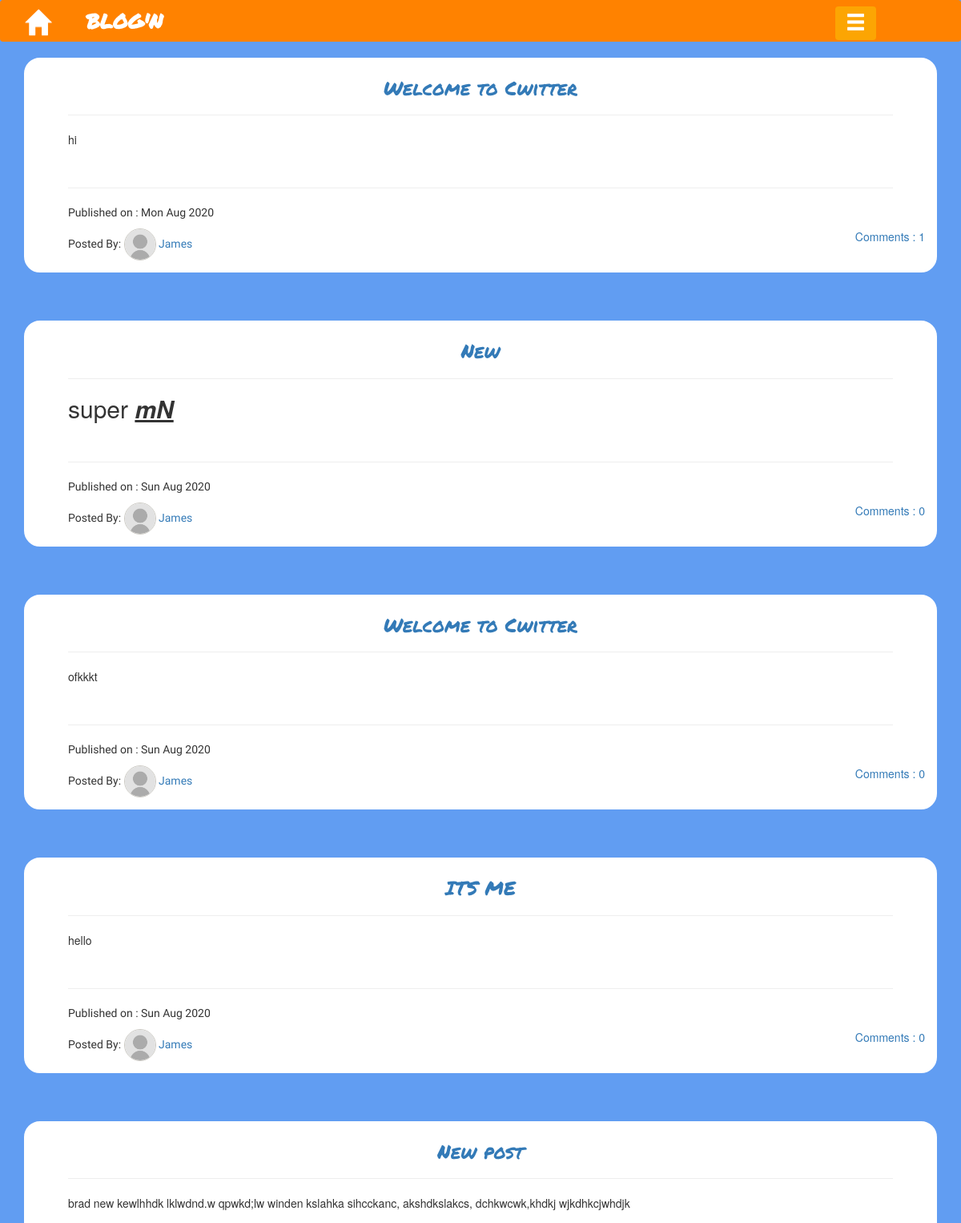
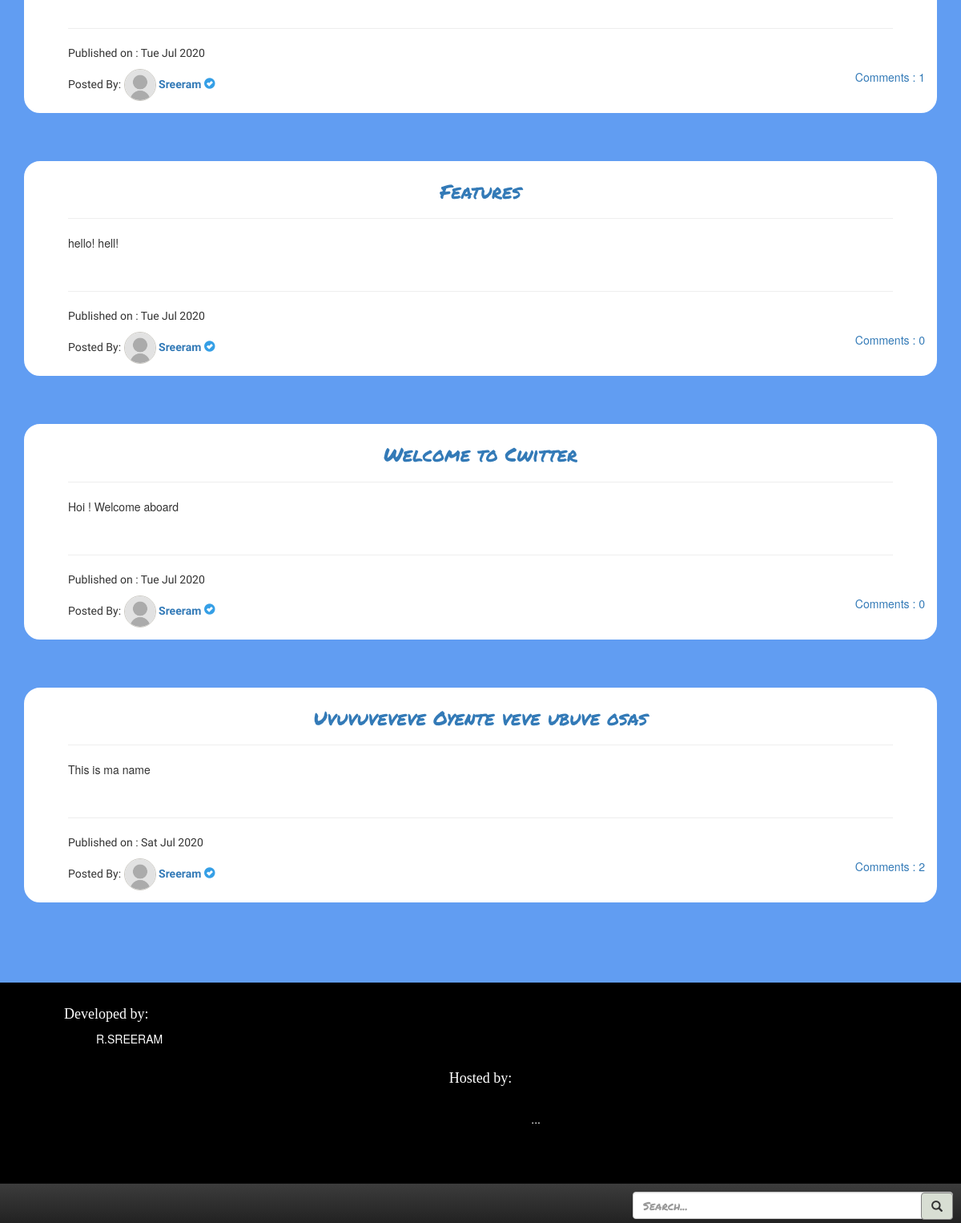
The app's page / (signed in) with its own data (2 pictures, top to bottom).
### blog/models.py (models this page shows, shortened)
class Post(models.Model):
    posted_by = models.ForeignKey(User,on_delete=models.CASCADE,null=True)
    title = models.CharField(max_length=200)
    text = models.TextField()
    create_date = models.DateTimeField(default=timezone.localtime)
    published_date = models.DateTimeField(blank=True,null=True)
    likes = models.ManyToManyField(User, related_name='likes', blank=True)
    objects = PostManager()
    def approved_comment(self):
        return self.comments.filter(approved_comment=True)

### blog/views.py (the view, shortened to what this page needs)
# urls.py: url(r"^$",views.HomeView.as_view(),name='home'),
class HomeView(ListView):
    model = Post
    template_name='blog/post_list.html'
    context_object_name = 'post_list'
    paginate_by = 20
    count = 0
    def get_context_data(self,*args,**kwargs):
        context = super().get_context_data(*args, **kwargs)
        context['count'] = self.count or 0
        context['query'] = self.request.GET.get('q')
        return context
    def get_queryset(self):
        request = self.request
        query = request.GET.get('q', None)
        return Post.objects.filter(published_date__lte=timezone.now()).order_by('-published_date')

### blog/models.py (called while the page is built)
    def get_queryset(self):
        return PostQuery(self.model,using = self._db)

### blog/templates/blog/post_list.html (shortened to what this page needs)
{% extends "blog/base.html" %}
{% load class_name %}
{% load static %}
{% block content %}
<nav class="navbar navbar-inverse navbar-fixed-bottom">
  <div class="container">
  <form method="GET" class="form-inline" action=".">
    <input id="id_q" name="q" class="form-control mr-sm-2" style="position:absolute;width:400px;right:10px;bottom:5px;font-family: 'Permanent Marker', cursive;" type="search" placeholder="Search..." aria-label="Search">
    <button class="btn btn-outline-success my-2 my-sm-0" style="background-color:#d8ded3; border: 1.2px grey solid;position:absolute;right:10px;bottom:4px" type="submit"><span class="glyphicon glyphicon-search"></span></button>
  </form>
</div>
</nav>
{% if user.is_authenticated %}
{% if query is None %}
{% for post in post_list %}
  <div class="postbrick">
    <h3 class="posttitle"><center><a href="{% url 'post_detail' pk=post.pk %}">{{ post.title }}</a></center></h3>
    <hr>
    <p class="postcontent">{{ post.text|safe|truncatechars:200|linebreaks }}</p><br><hr>
    <div class="date">
      <p class="postcontent">Published on : {{ post.published_date|date:"D M Y" }}</p>
    </div>
    <a class="btn-comment" href="{% url 'post_detail' pk=post.pk %}">Comments : {{ post.approved_comment.count }}</a>
    {% if post.posted_by.username == 'Sreeram' %}
    <p class="postcontent">Posted By:
    {% if post.posted_by.userprofileinfo.profile_pic.url == "IMAGES/profile_pics/avatar_1.jpg" %}
    <img class="round-icon" src="{% static 'IMAGES\profile_pics\avatar_1.jpg' %}" alt="error">
    {% elif post.posted_by.userprofileinfo.profile_pic.url == "IMAGES/profile_pics/avatar_2.jpg" %}
    <img class="round-icon" src="{% static 'IMAGES\profile_pics\avatar_2.jpg' %}" alt="error">
    {% elif post.posted_by.userprofileinfo.profile_pic.url == "IMAGES/profile_pics/avatar_3.jpg" %}
    <img class="round-icon" src="{% static 'IMAGES\profile_pics\avatar_3.jpg' %}" alt="error">
    {% elif post.posted_by.userprofileinfo.profile_pic.url == "IMAGES/profile_pics/avatar_4.jpg" %}
    <img class="round-icon" src="{% static 'IMAGES\profile_pics\avatar_4.jpg' %}" alt="error">
    {% elif post.posted_by.userprofileinfo.profile_pic.url == "IMAGES/profile_pics/avatar_5.jpg" %}
    <img class="round-icon" src="{% static 'IMAGES\profile_pics\avatar_5.jpg' %}" alt="error">
    {% elif post.posted_by.userprofileinfo.profile_pic.url == "IMAGES/profile_pics/avatar_6.jpg" %}
    <img class="round-icon" src="{% static 'IMAGES\profile_pics\avatar_6.jpg' %}" alt="error">
    {% elif post.posted_by.userprofileinfo.profile_pic.url == "IMAGES/profile_pics/avatar_7.jpg" %}
    <img class="round-icon" src="{% static 'IMAGES\profile_pics\avatar_7.jpg' %}" alt="error">
    {% elif post.posted_by.userprofileinfo.profile_pic.url == "IMAGES/profile_pics/avatar_8.jpg" %}
    <img class="round-icon" src="{% static 'IMAGES\profile_pics\avatar_8.jpg' %}" alt="error">
    {% elif post.posted_by.userprofileinfo.profile_pic.url == "IMAGES/profile_pics/avatar_9.jpg" %}
    <img class="round-icon" src="{% static 'IMAGES\profile_pics\avatar_9.jpg' %}" alt="error">
    {% elif post.posted_by.userprofileinfo.profile_pic.url == "IMAGES/profile_pics/avatar_10.jpg" %}
    <img class="round-icon" src="{% static 'IMAGES\profile_pics\avatar_10.jpg' %}" alt="error">
    {% else %}
    <img class="round-icon" src="{% static 'IMAGES\profile_pics\no_profile_pic.jpg' %}" alt="error">
    {% endif %}
    <strong><a href="{% url 'profile' pk=post.posted_by.pk %}">{{ post.posted_by }}</a></strong> <span class="glyphicon glyphicon-ok-sign" style="color:#359fe6"></span></p>
    {% else %}
    <p class="postcontent">Posted By:
      {% if post.posted_by.userprofileinfo.profile_pic.url == "IMAGES/profile_pics/avatar_1.jpg" %}
      <img class="round-icon" src="{% static 'IMAGES\profile_pics\avatar_1.jpg' %}" alt="error">
      {% elif post.posted_by.userprofileinfo.profile_pic.url == "IMAGES/profile_pics/avatar_2.jpg" %}
      <img class="round-icon" src="{% static 'IMAGES\profile_pics\avatar_2.jpg' %}" alt="error">
      {% elif post.posted_by.userprofileinfo.profile_pic.url == "IMAGES/profile_pics/avatar_3.jpg" %}
      <img class="round-icon" src="{% static 'IMAGES\profile_pics\avatar_3.jpg' %}" alt="error">
      {% elif post.posted_by.userprofileinfo.profile_pic.url == "IMAGES/profile_pics/avatar_4.jpg" %}
      <img class="round-icon" src="{% static 'IMAGES\profile_pics\avatar_4.jpg' %}" alt="error">
      {% elif post.posted_by.userprofileinfo.profile_pic.url == "IMAGES/profile_pics/avatar_5.jpg" %}
      <img class="round-icon" src="{% static 'IMAGES\profile_pics\avatar_5.jpg' %}" alt="error">
      {% elif post.posted_by.userprofileinfo.profile_pic.url == "IMAGES/profile_pics/avatar_6.jpg" %}
      <img class="round-icon" src="{% static 'IMAGES\profile_pics\avatar_6.jpg' %}" alt="error">
      {% elif post.posted_by.userprofileinfo.profile_pic.url == "IMAGES/profile_pics/avatar_7.jpg" %}
      <img class="round-icon" src="{% static 'IMAGES\profile_pics\avatar_7.jpg' %}" alt="error">
      {% elif post.posted_by.userprofileinfo.profile_pic.url == "IMAGES/profile_pics/avatar_8.jpg" %}
      <img class="round-icon" src="{% static 'IMAGES\profile_pics\avatar_8.jpg' %}" alt="error">
      {% elif post.posted_by.userprofileinfo.profile_pic.url == "IMAGES/profile_pics/avatar_9.jpg" %}
      <img class="round-icon" src="{% static 'IMAGES\profile_pics\avatar_9.jpg' %}" alt="error">
      {% elif post.posted_by.userprofileinfo.profile_pic.url == "IMAGES/profile_pics/avatar_10.jpg" %}
      <img class="round-icon" src="{% static 'IMAGES\profile_pics\avatar_10.jpg' %}" alt="error">
      {% else %}
      <img class="round-icon" src="{% static 'IMAGES\profile_pics\no_profile_pic.jpg' %}" alt="error">
      {% endif %}
    <a href="{% url 'profile' pk=post.posted_by.pk %}">{{ post.posted_by }}</a></p>
    {% endif %}
  </div><br><p></p><br><p></p>
{% endfor %}
{% endif %}
{% else %}
<div class="postbrick">
  <center><h2>Please LogIn/Register to view the Blogs!</h2></center><br><br><br>
</div>
{% endif %}
{% endblock %}

### blog/templates/blog/base.html (shortened to what this page needs)
<!DOCTYPE html>
{% load static %}
<html lang="en" dir="ltr">
  <head>
    <link rel="stylesheet" href="https://stackpath.bootstrapcdn.com/bootstrap/3.4.1/css/bootstrap.min.css">
    <link rel="stylesheet" href="https://stackpath.bootstrapcdn.com/bootstrap/3.4.1/css/bootstrap-theme.min.css">
    <link rel="stylesheet" href="//cdn.jsdelivr.net/npm/medium-editor@latest/dist/css/medium-editor.min.css" type="text/css" media="screen" charset="utf-8">
    <link rel="stylesheet" href="{% static 'CSS/blog.css' %}">
  </head>
  <body>
<nav class="navbar navbar-custom col-xs-12 col-md-12 col-lg-12">
  <div class="container">
    <div class="btn-group" style="position: absolute;right:105px;top:7px" >
      <button type="button" class="btn dropdown-toggle" data-toggle="dropdown" aria-haspopup="true" aria-expanded="false" style="background-color: #fca503;">
        <span class="glyphicon glyphicon-menu-hamburger" style="font-size:25px"></span>
      </button>
      </div>
    <ul class="nav navbar-nav">
      <li><a class="navbar-brand bigbrand navbar-custom" style="bottom:4px" href="{% url 'home' %}"><span class="glyphicon glyphicon-home"></span></a></li>
      <li style="font-size:1.2em;top:7px;left:30px"><strong>BLOG'N</strong></li>
    </ul>
  </div>
</nav><br>
<div class="content container">
  <div class="row">
    <div class="col-xs-12 col-sm-12 col-md-12 col-lg-12">
      <div class="blog_posts">
        <center>
        {% block content %}
        {% endblock %}
        </center>
      </div>
    </div>
  </div>
</div><br><br>
<div style="background-color:black;position:absolute;width:100%;">
  <br>
  <h4 style="color:white; position:absolute; left:80px;font-family:fantasy;">Developed by:</h4><br><br><p style="color:white;left:120px;position:absolute">R.SREERAM</p><br><br>
  <center>
  <div style="width:150px;"><h4 style="text-align:center;font-family:fantasy;color:white">Hosted by:</h4><br><p style="color:white;text-align:right">...</p></div> <p style="color:black">Dedicated to Sushant Singh Rajput :)</p><br><br><br><br>
 </center>
</div>
  </body>
</html>

### blog/static/CSS/blog.css (style rules this page uses)
hr { color: #000000; }
.navbar-custom { background-color: #ff8200; font-family: 'Permanent Marker', cursive; font-size: 1.5em; color: #FFFFFF; }
.round-icon { border-radius: 30px; border: solid 0.5px #cccac4; height: 40px; width: 40px; }
.postbrick { background-color: #FFFFFF; border: solid 5px white; text-align: left; padding-left: 50px; padding-right: 50px; margin-left: auto; margin-right: auto; border-radius: 20px; }
body { background-color: #619df2; }
.posttitle { font-family: 'Permanent Marker', cursive; text-align: center; }
.postcontent { font-family: 'Do Hyeon', sans-serif; }
.btn-comment { position: absolute; right: 30px; }

### records on screen
Post: title "Welcome to Cwitter", text "hi", published_date "Mon Aug 2020", approved_comment.count "1", posted_by "James"
Post: title "New", text "super mN", published_date "Sun Aug 2020", approved_comment.count "0", posted_by "James"
Post: title "Welcome to Cwitter", text "ofkkkt", published_date "Sun Aug 2020", approved_comment.count "0", posted_by "James"
Post: title "ITS ME", text "hello", published_date "Sun Aug 2020", approved_comment.count "0", posted_by "James"
Post: title "New post", text "brad new kewlhhdk lklwdnd.w qpwkd;lw winden kslahka sihcckanc, akshdkslakcs, dchkwcwk,khdkj wjkdhkcjwhdjk", published_date "Tue Jul 2020", approved_comment.count "1", posted_by "Sreeram"
Post: title "Features", text "hello! hell!", published_date "Tue Jul 2020", approved_comment.count "0", posted_by "Sreeram"
Post: title "Welcome to Cwitter", text "Hoi ! Welcome aboard", published_date "Tue Jul 2020", approved_comment.count "0", posted_by "Sreeram"
Post: title "Uvuvuveveve Oyente veve ubuve osas", text "This is ma name", published_date "Sat Jul 2020", approved_comment.count "2", posted_by "Sreeram"
